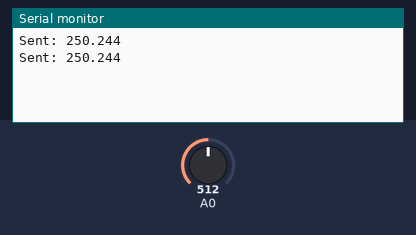
Bench run of a sketch on a simulated Arduino Uno, built with avr-gcc and run on an emulated ATmega328P. On the bench: the last lines printed to the serial monitor. Inputs (shaded band) come from the test bench; at power-on: A0 = 512.

Above: at 2.2 s.
2.3 s: A0 set to 716
At 3.6 s:
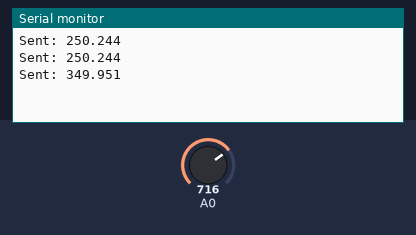
3.8 s: A0 set to 900
At 4.8 s:
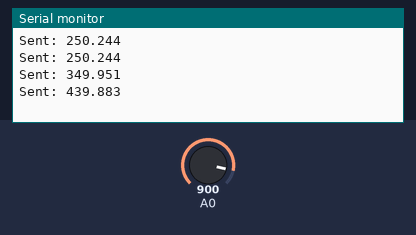
Timing chart, 0 to 6.8 s (numbered marks = the images above; inputs shaded):
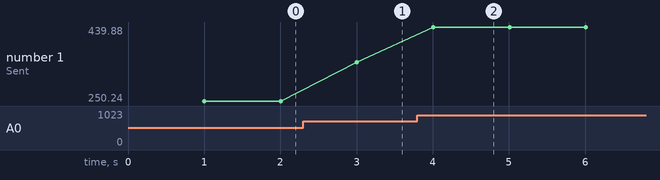

The sketch:

UNO.ino
```cpp
#include <SoftwareSerial.h>
SoftwareSerial to_NodeMCU(6, 7);  // Use parentheses instead of curly braces

void setup()
{
  Serial.begin(115200);  // Add this for debugging
  to_NodeMCU.begin(115200);
  delay(1000);
}
double read_temp{};
void loop()
{
  read_temp = analogRead(A0) * 5.0 / 1023.0 * 100.0;
  to_NodeMCU.println(read_temp,3);  // Use println instead of write for easier parsing
  Serial.println("Sent: "+String(read_temp,3));  // Add this for debugging
  delay(1000);
}
```

Measured:
- after the input at 2.3 s, the serial monitor: prints a new line after 0.71 s (image 1)
- after the input at 3.8 s, the serial monitor: prints a new line after 0.21 s (image 2)
- plotted number 1: 250.24 → 349.95 after the input at 2.3 s, 349.95 → 439.88 after the input at 3.8 s
